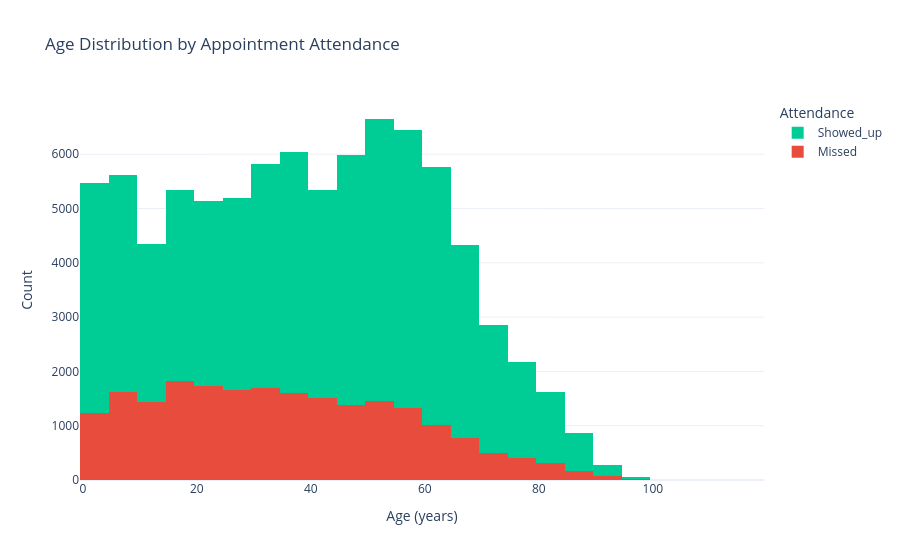

Here is the notebook cell this chart was saved with:
### Code cell
import plotly.express as px


age_distr_df = df.copy()

age_distr_df['Showed_up_label'] = df['Showed_up'].map({True: 'Showed_up', False: 'Missed'})

fig = px.histogram(
    age_distr_df,
    x='Age',
    color='Showed_up_label',
    nbins=30,
    barmode='overlay',
    opacity=1,
    title='Age Distribution by Appointment Attendance',
    labels={'Age': 'Patient Age', 'count': 'Number of Appointments'},
    color_discrete_map={'Showed Up': '#2E86C1', 'Missed': '#E74C3C'}
)

fig.update_layout(
    xaxis_title='Age (years)',
    yaxis_title='Count',
    legend_title='Attendance',
    template='plotly_white'
)

fig.show()

### Figure 1 — Plotly figure (JSON) as saved in the notebook; plotly's stock layout.template omitted (floating-point values rounded to 4 significant figures; data arrays with more than 128 entries replaced by an {"elided": "..."} marker saying what was removed)
{"data": [{"bingroup": "x", "hovertemplate": "Showed_up_label=Showed_up<br>Patient Age=%{x}<br>count=%{y}<extra></extra>", "legendgroup": "Showed_up", "marker": {"color": "#00cc96", "opacity": 1, "pattern": {"shape": ""}}, "name": "Showed_up", "nbinsx": 30, "orientation": "v", "showlegend": true, "type": "histogram", "x": {"elided": "85307 int values"}, "xaxis": "x", "yaxis": "y"}, {"bingroup": "x", "hovertemplate": "Showed_up_label=Missed<br>Patient Age=%{x}<br>count=%{y}<extra></extra>", "legendgroup": "Missed", "marker": {"color": "#E74C3C", "opacity": 1, "pattern": {"shape": ""}}, "name": "Missed", "nbinsx": 30, "orientation": "v", "showlegend": true, "type": "histogram", "x": {"elided": "21680 int values"}, "xaxis": "x", "yaxis": "y"}], "layout": {"barmode": "overlay", "legend": {"title": {"text": "Attendance"}, "tracegroupgap": 0}, "title": {"text": "Age Distribution by Appointment Attendance"}, "xaxis": {"anchor": "y", "domain": [0, 1], "title": {"text": "Age (years)"}}, "yaxis": {"anchor": "x", "domain": [0, 1], "title": {"text": "Count"}}}}
